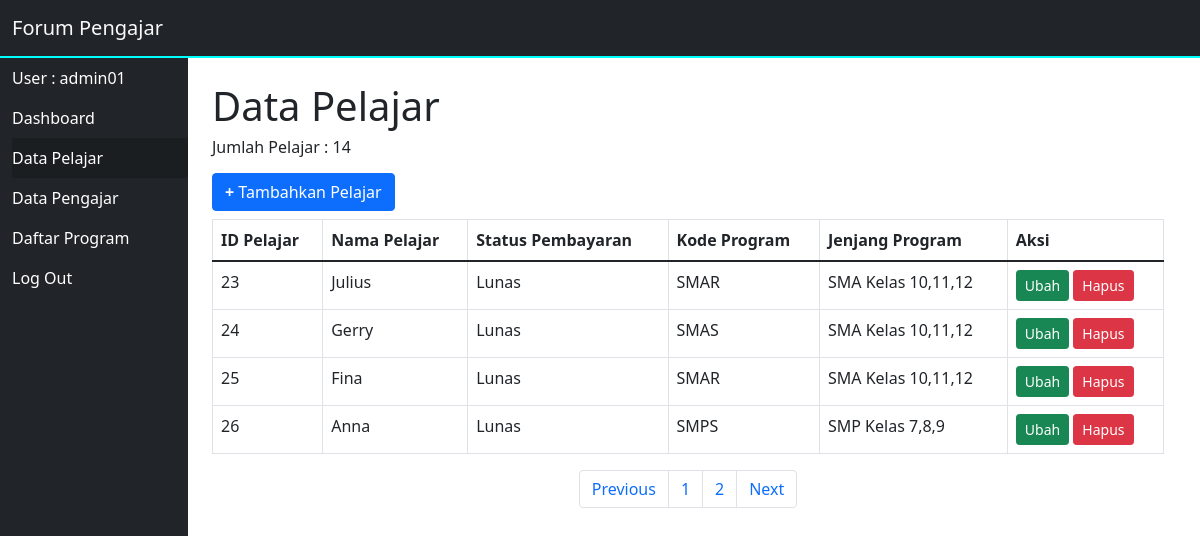
Screenshot of /public/pelajar/pelajar-list.php?halaman=2 (signed in) with the database file from the repository.
### tables this page shows
CREATE TABLE `tb_daftar_pelajar` (
  `id_pelajar` int NOT NULL,
  `nama_pelajar` varchar(30) NOT NULL,
  `status_pembayaran` varchar(20) DEFAULT NULL,
  `kode_program` varchar(4) DEFAULT NULL
);

CREATE TABLE `tb_daftar_program` (
  `kode_program` varchar(4) NOT NULL,
  `jenjang_program` varchar(30) DEFAULT NULL,
  `jenis_program` varchar(20) DEFAULT NULL,
  `biaya` int DEFAULT NULL
);

### public/pelajar/pelajar-list.php (the view, shortened to what this page needs)
<?php
    include '../../config.php';
?>
<!DOCTYPE html>
<html lang="en">
<head>
    <link href="https://cdn.jsdelivr.net/npm/bootstrap@5.1.3/dist/css/bootstrap.min.css" rel="stylesheet">
</head>
<body>
    <nav class="navbar navbar-light bg-dark" style="border-bottom: solid cyan 2px;">
        <div class="container-fluid">
            <a class="navbar-brand text-light" href="#">Forum Pengajar</a>
        </div>
    </nav>
    <div class="container-fluid p-0" style="height:100%;">
        <div class="row w-100" style="height:100%;">
            <div class="col p-0" style="display:flex; flex-direction:column;">
                <div class="container-fluid bg-dark pe-0 text-left" style= height:100%;">
                    <a href="" type="button" class="btn-dark w-100 py-2 text-decoration-none">User : <?php echo $_SESSION['username']; ?></a>
                    <a href="../../index.php" type="button" class="btn-dark w-100 py-2 text-decoration-none">Dashboard</a>
                    <a href="../pelajar/pelajar-list.php" type="button" class="btn-dark w-100 py-2 text-decoration-none active">Data Pelajar</a>
                    <a href="../pengajar/pengajar-list.php" type="button" class="btn-dark w-100 py-2 text-decoration-none">Data Pengajar</a>
                    <a href="../program/program-list.php" type="button" class="btn-dark w-100 py-2 text-decoration-none">Daftar Program</a>
                    <a href="../../logout.php" type="button" class="btn-dark w-100 py-2 text-decoration-none">Log Out</a>
                </div>
            </div>
            <div class="col-10 p-0">
                <div class="container mt-4">
                    <h1>Data Pelajar</h1>
                    <?php
                        $queryCount = "SELECT COUNT(id_pelajar) FROM tb_daftar_pelajar;";
                        $sqlCount = $conn->query($queryCount);
                    ?>
                    <h6 class="mb-3">Jumlah Pelajar : <?php while($resultCount = mysqli_fetch_array($sqlCount)){ echo $resultCount['COUNT(id_pelajar)']; }?> </h6>
                    <a href="pelajar-kelola.php" type="button" class="btn btn-primary"><b>+</b> Tambahkan Pelajar</a>
                    <div class="table-responsive mt-2">
                        <table class="table table-bordered table-hover">
                            <thead>
                                <tr>
                                    <th>ID Pelajar</th>
                                    <th>Nama Pelajar</th>
                                    <th>Status Pembayaran</th>
                                    <th>Kode Program</th>
                                    <th>Jenjang Program</th>
                                    <th>Aksi</th>
                                </tr>
                            </thead>
                            <tbody>
                                <?php
                                    $batas = 10;
                                    $halaman = isset($_GET['halaman'])?(int)$_GET['halaman'] : 1;
                                    $halaman_awal = ($halaman>1) ? ($halaman * $batas) - $batas : 0;
                                    $previous = $halaman - 1;
                                    $next = $halaman + 1;
                                    $data = mysqli_query($conn,"SELECT id_pelajar, nama_pelajar, status_pembayaran, tb_daftar_program.kode_program, tb_daftar_program.jenjang_program FROM tb_daftar_pelajar INNER JOIN tb_daftar_program ON tb_daftar_pelajar.kode_program = tb_daftar_program.kode_program ORDER BY id_pelajar ASC");
                                    $jumlah_data = mysqli_num_rows($data);
                                    $total_halaman = ceil($jumlah_data / $batas);
                                    $data_pelajar = mysqli_query($conn,"SELECT id_pelajar, nama_pelajar, status_pembayaran, tb_daftar_program.kode_program, tb_daftar_program.jenjang_program FROM tb_daftar_pelajar INNER JOIN tb_daftar_program ON tb_daftar_pelajar.kode_program = tb_daftar_program.kode_program ORDER BY id_pelajar ASC limit $halaman_awal, $batas");
                                    while ($result = mysqli_fetch_assoc($data_pelajar)){
                                ?>
                                <tr>
                                    <td><?php echo $result['id_pelajar']; ?></td>
                                    <td><?php echo $result['nama_pelajar']; ?></td>
                                    <td><?php echo $result['status_pembayaran']; ?></td>
                                    <td><?php echo $result['kode_program']; ?></td>
                                    <td><?php echo $result['jenjang_program']; ?></td>
                                    <td>
                                        <a href="pelajar-kelola.php?ubah=<?php echo $result['id_pelajar'];?>" type="button" class="btn btn-sm btn-success">
                                            Ubah
                                        </a>
                                        <a href="../../controllers/pelajar-proses.php?hapus=<?php echo $result['id_pelajar']; ?>" type="button" class="btn btn-sm btn-danger" onClick="return confirm('yakin nih?');">Hapus</a>
                                    </td>
                                </tr>
                                <?php
                                    }
                                ?>
                            </tbody>
                        </table>
                        <nav>
                            <ul class="pagination justify-content-center">
                                <li class="page-item">
                                    <a class="page-link" <?php if($halaman > 1){ echo "href='?halaman=$previous'"; } ?>>Previous</a>
                                </li>
                                <?php
                                for($x=1;$x<=$total_halaman;$x++){
                                    ?>
                                    <li class="page-item"><a class="page-link" href="?halaman=<?php echo $x ?>"><?php echo $x; ?></a></li>
                                    <?php
                                }
                                ?>
                                <li class="page-item">
                                    <a  class="page-link" <?php if($halaman < $total_halaman) { echo "href='?halaman=$next'"; } ?>>Next</a>
                                </li>
                            </ul>
                        </nav>
                    </div>
                </div>
            </div>
        </div>
    </div>
</body>
</html>

### public/pelajar/pelajar-list.php (style rules this page uses)
html,body { height:100%; }

### rows the page displays
tb_daftar_pelajar: id_pelajar "23", nama_pelajar "Julius", status_pembayaran "Lunas", kode_program.kode_program "SMAR", kode_program.jenjang_program "SMA Kelas 10,11,12"
tb_daftar_pelajar: id_pelajar "24", nama_pelajar "Gerry", status_pembayaran "Lunas", kode_program.kode_program "SMAS", kode_program.jenjang_program "SMA Kelas 10,11,12"
tb_daftar_pelajar: id_pelajar "25", nama_pelajar "Fina", status_pembayaran "Lunas", kode_program.kode_program "SMAR", kode_program.jenjang_program "SMA Kelas 10,11,12"
tb_daftar_pelajar: id_pelajar "26", nama_pelajar "Anna", status_pembayaran "Lunas", kode_program.kode_program "SMPS", kode_program.jenjang_program "SMP Kelas 7,8,9"

### other values shown
$_SESSION['username'] "admin01"
$resultCount['COUNT(id_pelajar)'] "14"
